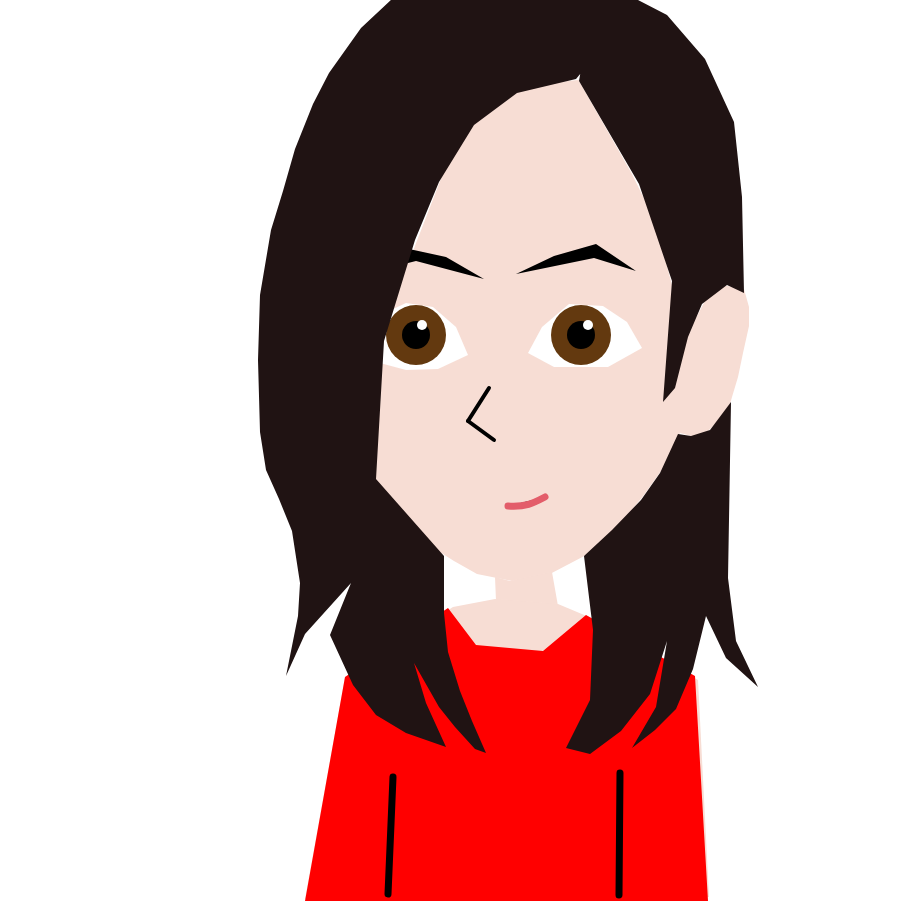
Frame 1 (no input)
Frame 60 (no input): identical to frame 1, image omitted
Frame 120 (the mouse pressed at the canvas centre since frame 60): identical to frame 1, image omitted

The p5.js sketch that drew this single still picture (run headless with seeded random() and noise() and a simulated clock; from frame 60 on, the mouse is pressed at the canvas centre):

// p5.js sketch
// ── sketch.js
//For background change color condition
let value = 255;

//For setup Canvas
function setup() {
  createCanvas(910, 902);
}

function draw() {
  background(value);
 
  //Face
  noStroke()
  fill(247, 221, 212);
  beginShape();
  vertex(578,79);
  vertex(632,174);
  vertex(655,221);
  vertex(672,285);
  vertex(667,396);
  vertex(689,331);
  vertex(706,299);
  vertex(722,285);
  vertex(744,289);
  vertex(749,307);
  vertex(749,326);
  vertex(743,353);
  vertex(738,377);
  vertex(732,397);
  vertex(728,411);
  vertex(718,421);
  vertex(708,431);
  vertex(695,437);
  vertex(680,433);
  vertex(661,471);
  vertex(644,495);
  vertex(618,527);
  vertex(590,553);
  vertex(548,575);
  vertex(512,581);
  vertex(477,574);
  vertex(454,561);
  vertex(432,547);
  vertex(416,531);
  vertex(398,515);
  vertex(384,495);
  vertex(374,475);
  vertex(376,422);
  vertex(382,357);
  vertex(391,297);
  vertex(413,251);
  vertex(454,145);
  vertex(484,110);
  vertex(526,85);
  vertex(578,80);
  endShape();
  
  //Eyes
  fill('white');
  beginShape();
  vertex(528,353);
  vertex(542,327);
  vertex(569,304);
  vertex(603,306);
  vertex(627,322);
  vertex(642,348);
  vertex(608,367);
  vertex(554,367);
  endShape();
  beginShape();
  vertex(468,355);
  vertex(456,327);
  vertex(433,307);
  vertex(406,303);
  vertex(389,311);
  vertex(380,363);
  vertex(406,370);
  vertex(438,369);
  endShape();
  
   //Eyeballs
  noStroke();
  fill(99,57,15);
  ellipse(581,335,60,60);
  ellipse(416,335,60,60);
  fill('black');
  ellipse(581,335,28,28);
  ellipse(416,335,28,28);
  fill('white');
  ellipse(422,325,10);
  ellipse(588,325,10);
  
  
  //Eyebrows
  fill('black');
  beginShape();
  vertex(516,274);
  vertex(594,258);
  vertex(636,271);
  vertex(596,244);
  vertex(554,256);  
  endShape();
  beginShape();
  vertex(484,279);
  vertex(416,261);
  vertex(400,265);
  vertex(400,247);
  vertex(446,257);
  endShape();
  
  //Nose
  stroke('black');
  strokeWeight(4);
  line(489,388,468,421);
  line(468,421,494,440);
  
  //Mouth
  stroke(227, 93, 106);
  strokeWeight(7);
  curve(440,490,508,506,545,497,580,468);
 
  //Neck
  noStroke()
  fill(247, 221, 212);
  beginShape();
  vertex(495,577);
  vertex(510,581);
  vertex(552,572);
  vertex(558,606);
  vertex(496,601);
  endShape();
  
  
  
  //Body
   noStroke()
  fill(247, 221, 212);
  beginShape();
  vertex(305,899);
  vertex(345,677);
  vertex(453,607);
  vertex(495,599);
  vertex(558,604);
  vertex(589,617);
  vertex(698,680);
  vertex(709,897);
  endShape();
  
  //Clother
  noStroke();
  fill('red');
  beginShape();
  vertex(448,608);
  vertex(345,677);
  vertex(305,901);
  vertex(708,901);
  vertex(695,676);
  vertex(586,615);
  vertex(543,651);
  vertex(476,645);
  endShape();
  
  //Hand
  stroke('black');
  line(393,777,388,894);
  line(620,773,619,895);
  //Hair
  noStroke();
  fill(32, 19, 19);
  beginShape();
  vertex(392,-1);
  vertex(361,28);
  vertex(329,73);
  vertex(313,104);
  vertex(295,149);
  vertex(283,191);
  vertex(271,230);
  vertex(260,295);
  vertex(258,360);
  vertex(260,432);
  vertex(266,470);
  vertex(279,499);
  vertex(292,531);
  vertex(300,583);
  vertex(298,616);
  vertex(286,676);
  vertex(305,634);
  vertex(351,583);
  vertex(330,635);
  vertex(353,685);
  vertex(376,715);
  vertex(406,733);
  vertex(446,747);
  vertex(426,703);
  vertex(414,663);
  vertex(439,707);
  vertex(455,727);
  vertex(475,749);
  vertex(486,753);
  vertex(472,721);
  vertex(460,691);
  vertex(448,652);
  vertex(444,613);
  vertex(444,556);
  vertex(376,479);
  vertex(384,341);
  vertex(415,240);
  vertex(439,182);
  vertex(474,125);
  vertex(517,93);
  vertex(576,79);
  vertex(639,3);
  vertex(593,-1);
  vertex(579,81);
  vertex(639,184);
  vertex(672,281);
  vertex(663,402);
  vertex(675,388);
  vertex(688,337);
  vertex(702,304);
  vertex(727,285);
  vertex(744,293);
  vertex(742,197);
  vertex(734,122);
  vertex(705,59);
  vertex(667,15);
  vertex(638,0);
  endShape();
  
  beginShape();
  vertex(678,434);
  vertex(691,436);
  vertex(710,430);
  vertex(731,402);
  vertex(728,578);
  vertex(736,641);
  vertex(758,687);
  vertex(726,658);
  vertex(706,616);
  vertex(693,669);
  vertex(676,709);
  vertex(655,730);
  vertex(632,748);
  vertex(656,707);
  vertex(667,641);
  vertex(650,694);
  vertex(621,731);
  vertex(590,754);
  vertex(566,748);
  vertex(590,700);
  vertex(593,630);
  vertex(584,556);
  vertex(612,530);
  vertex(641,500);
  vertex(660,473);
  endShape();
  
}
function mouseClicked() {
  if (value === 255) {
    value = color(255,246,143);
  } else {
    value = 255;
  }
}
// ── project1.html
<html> 
   <head> 
      <script src="https://cdnjs.cloudflare.com/ajax/libs/p5.js/0.9.0/p5.js"></script> 
      <script src="sketch.js"></script> 
   </head> 
   <body> 
   </body> 
</html> 
